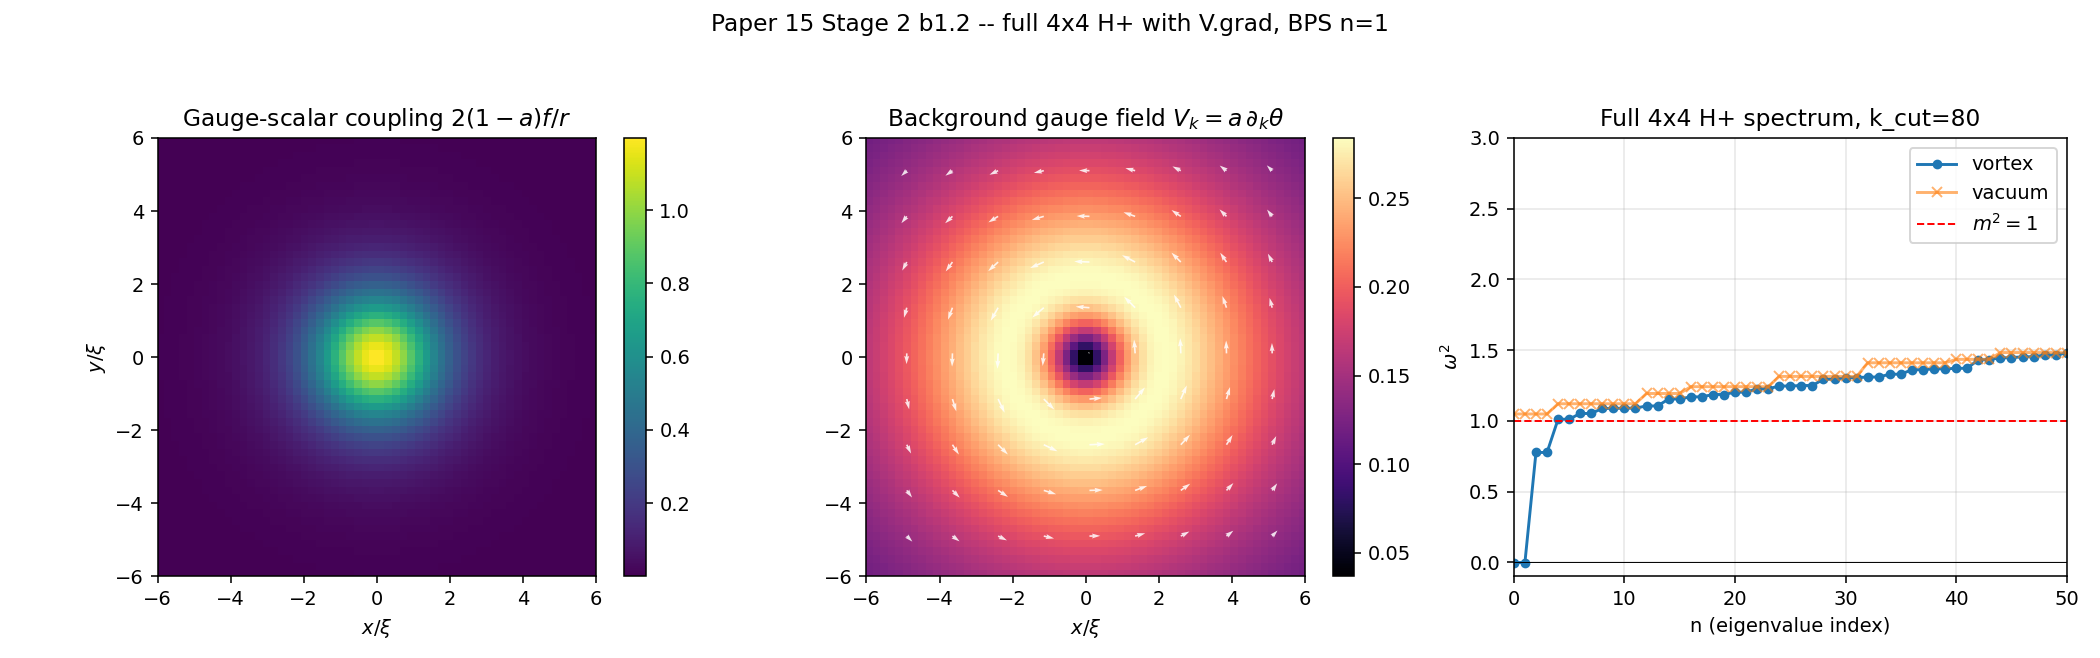

Recreate this plot in Python.
#!/usr/bin/env python3
"""
Stage 2 b1.2 — Full 4x4 coupled fluctuation operator H+ around a BPS
n=1 Nielsen-Olesen vortex, including the V_k*d_k scalar-phase coupling.

Extends b1.1 from a 2x2 sub-block ((a_1, psi_2) with 2(1-a)f/r coupling)
to the full 4-component H+ in the (a_1, a_2, psi_1, psi_2) Cartesian
basis of Alonso-Izquierdo, Garcia Fuertes, Mayado & Mateos Guilarte
(2016) PRD 94, 125003 (arXiv:1605.09175), Eq. (7).

Explicit form at BPS (D_1 psi_1 = D_2 psi_2 = (1-a)f/r,
D_1 psi_2 = D_2 psi_1 = 0, dk V_k = 0):

                 a_1         a_2          psi_1           psi_2
    a_1  [ -L + f2          0            0           2(1-a)f/r    ]
    a_2  [    0         -L + f2     -2(1-a)f/r           0        ]
    psi_1[    0       -2(1-a)f/r   -L + M2(r)       -2*V.grad     ]
    psi_2[ 2(1-a)f/r      0         +2*V.grad       -L + M2(r)    ]

where L = Delta (scalar Laplacian), M2(r) = (3 f^2 - 1)/2 + a^2/r^2,
and V.grad = V_k d_k with V_k the background U(1) gauge field.

New in b1.2 versus b1.1:
  * Full 4-component operator (not a 2x2 sub-block).
  * The 3-4 and 4-3 entries include the V.grad coupling; the matrix
    is no longer block-diagonal in (a_1, psi_2) / (a_2, psi_1).
  * Expect 2 translational zero modes (x- and y-translation) instead
    of the 1 in b1.1.
  * Discrete V.grad is symmetrized (V_k D_k + D_k V_k)/2 so the full
    H+ is exactly symmetric as a sparse matrix -- required for eigsh.

Vacuum comparison operator H0: -Delta * I_4 + diag(1,1,1,1), matching
the paper's H0 (page with Eq. (14) region). All four components are
decoupled at the topologically trivial vacuum (f=1, a=0, V=0).
"""

from __future__ import annotations

import sys
import time
from pathlib import Path

import matplotlib.pyplot as plt
import numpy as np
from scipy.sparse import bmat, csr_matrix, diags, eye as speye, kron
from scipy.sparse.linalg import eigsh

sys.path.insert(0, str(Path(__file__).parent))
from nwt_vortex_gravity_flat import solve_bps_profile


# =========================================================================
# 2D Cartesian background on [-L, L]^2 with N x N cell-centered grid.
# =========================================================================

def bps_background_2d(N: int, L: float):
    """Return (x, X, Y, r, dx, f, a, V1, V2, coupling, M2).

    f(r), a(r) from the BPS first-order solver, interpolated onto the grid.
    V1, V2 are the background gauge field components V_k = a(r) * d_k theta:
        V1 = -a * y/r^2,   V2 =  a * x/r^2.
    coupling = 2 (1-a) f / r  (off-diagonal gauge-scalar entry at BPS).
    M2 = (3 f^2 - 1)/2 + a^2/r^2  (scalar diagonal mass^2).
    """
    dx = 2.0 * L / N
    x = np.linspace(-L + dx / 2, L - dx / 2, N)
    X, Y = np.meshgrid(x, x, indexing="ij")
    r = np.sqrt(X * X + Y * Y)

    rho, f_p, a_p, _, _ = solve_bps_profile(
        rho_min=1e-3, rho_max=max(3.0 * L, 40.0),
        N=3000, dense=12000,
    )
    f = np.interp(r, rho, f_p, left=0.0, right=1.0)
    a = np.interp(r, rho, a_p, left=0.0, right=1.0)

    r_safe = np.maximum(r, dx * 0.5)
    V1 = -a * Y / (r_safe ** 2)
    V2 = +a * X / (r_safe ** 2)

    coupling = 2.0 * (1.0 - a) * f / r_safe
    M2 = 0.5 * (3.0 * f ** 2 - 1.0) + (a / r_safe) ** 2

    return x, X, Y, r, dx, f, a, V1, V2, coupling, M2


# =========================================================================
# Sparse differential operators on an N x N grid with Dirichlet BC.
# Flattened index: i * N + j, with i->x, j->y.
# =========================================================================

def laplacian_2d(N: int, dx: float) -> csr_matrix:
    """-Delta with Dirichlet BC, 5-point stencil."""
    e = np.ones(N)
    D1 = diags([-e[1:], 2 * e, -e[1:]], offsets=[-1, 0, 1],
               shape=(N, N), format="csr") / dx ** 2
    I = speye(N, format="csr")
    return kron(D1, I, format="csr") + kron(I, D1, format="csr")


def grad_2d(N: int, dx: float):
    """Centered-difference d_x and d_y with Dirichlet (zero) BC.

    Both are antisymmetric as sparse matrices, which is the continuum
    property d_x^dag = -d_x used in symmetrizing V.grad below.
    """
    e = np.ones(N - 1)
    d1 = diags([-e, e], offsets=[-1, 1], shape=(N, N),
               format="csr") / (2.0 * dx)
    I = speye(N, format="csr")
    Dx = kron(d1, I, format="csr")
    Dy = kron(I, d1, format="csr")
    return Dx, Dy


def v_dot_grad_symmetrized(V1: np.ndarray, V2: np.ndarray,
                           Dx: csr_matrix, Dy: csr_matrix) -> csr_matrix:
    """Symmetrized V.grad = (V_k D_k + D_k V_k) / 2.

    As a continuum operator V_k d_k is *anti*-self-adjoint when d_k V_k = 0
    (the BPS condition for the background V). The symmetrized discrete form

        A = ( diag(V) Dk + Dk diag(V) ) / 2

    is exactly antisymmetric on the grid (A^T = -A), independent of how well
    d_k V_k vanishes numerically, so the full H+ stays exactly symmetric
    when entered as -2*A at (3,4) and +2*A at (4,3).
    """
    V1d = diags(V1.ravel(), format="csr")
    V2d = diags(V2.ravel(), format="csr")
    return 0.5 * (V1d @ Dx + Dx @ V1d + V2d @ Dy + Dy @ V2d)


# =========================================================================
# Assemble the full 4x4 H+.
# =========================================================================

def build_Hplus(N: int, dx: float, f: np.ndarray, a: np.ndarray,
                V1: np.ndarray, V2: np.ndarray,
                coupling: np.ndarray, M2: np.ndarray,
                mode: str) -> csr_matrix:
    """Assemble H+ as a sparse 4N^2 x 4N^2 matrix.

    mode = 'vortex': Alonso-Izquierdo Eq. (7) at the BPS background.
    mode = 'vacuum': H0 = -Delta * I_4 + diag(1,1,1,1). All 4 blocks
                     decoupled, matches Eq. (14) vacuum operator.
    """
    L2 = laplacian_2d(N, dx)
    Dx, Dy = grad_2d(N, dx)
    N2 = N * N
    zero = csr_matrix((N2, N2))

    if mode == "vortex":
        f2 = (f ** 2).ravel()
        M2_flat = M2.ravel()
        coup = coupling.ravel()
        Vgrad = v_dot_grad_symmetrized(V1, V2, Dx, Dy)

        H11 = L2 + diags(f2)
        H22 = L2 + diags(f2)
        H33 = L2 + diags(M2_flat)
        H44 = L2 + diags(M2_flat)

        H14 = diags(coup)          # a_1 <-> psi_2 : +2(1-a)f/r
        H23 = -diags(coup)         # a_2 <-> psi_1 : -2(1-a)f/r
        H34 = -2.0 * Vgrad         # psi_1 <-> psi_2 : -2 V.grad
        H43 = +2.0 * Vgrad         # psi_2 <-> psi_1 : +2 V.grad

        H = bmat([
            [H11, zero, zero, H14],
            [zero, H22, H23, zero],
            [zero, H23, H33, H34],
            [H14, zero, H43, H44],
        ], format="csr")
    elif mode == "vacuum":
        I4 = speye(N2, format="csr")
        H11 = L2 + I4
        H = bmat([
            [H11, zero, zero, zero],
            [zero, H11, zero, zero],
            [zero, zero, H11, zero],
            [zero, zero, zero, H11],
        ], format="csr")
    else:
        raise ValueError(mode)

    return H


def check_symmetry(H: csr_matrix, label: str) -> None:
    diff = H - H.T
    norm = np.abs(diff).max() if diff.nnz > 0 else 0.0
    print(f"    |H - H^T|_max ({label}) = {norm:.3e}")


# =========================================================================
# Main.
# =========================================================================

def main():
    print("=" * 72)
    print(" b1.2  --  Full 4x4 H+ including V.grad coupling")
    print(" Alonso-Izquierdo et al. PRD 94, 125003 (2016), Eq. (7), at BPS")
    print("=" * 72)

    N = 96
    L = 10.0

    x, X, Y, r, dx, f, a, V1, V2, coupling, M2 = bps_background_2d(N, L)
    print(f"\n[1] Grid: {N}^2 on [{-L:.1f},{L:.1f}]^2,  dx={dx:.4f}"
          f"  ({1.0/dx:.1f} pts/xi)")
    print(f"    BPS profile check:")
    print(f"      f(core)={f[N//2,N//2]:.3e}  f(edge)={f[0,0]:.4f}"
          f"  (expect 0 / ->1)")
    print(f"      a(core)={a[N//2,N//2]:.3e}  a(edge)={a[0,0]:.4f}"
          f"  (expect 0 / ->1)")
    print(f"      max|V_k|={max(np.abs(V1).max(), np.abs(V2).max()):.3f}"
          f"  max|coupling|={np.abs(coupling).max():.3f}")

    t0 = time.time()
    Hv = build_Hplus(N, dx, f, a, V1, V2, coupling, M2, mode="vortex")
    t_vort = time.time() - t0
    t0 = time.time()
    H0 = build_Hplus(N, dx, f, a, V1, V2, coupling, M2, mode="vacuum")
    t_vac = time.time() - t0
    print(f"\n[2] Operators built:")
    print(f"    vortex H+: shape {Hv.shape}, nnz={Hv.nnz}, {t_vort:.2f}s")
    print(f"    vacuum H0: shape {H0.shape}, nnz={H0.nnz}, {t_vac:.2f}s")
    check_symmetry(Hv, "vortex")
    check_symmetry(H0, "vacuum")

    # --- Diagonalize -----------------------------------------------------
    k_eigen = 80
    print(f"\n[3] Diagonalizing lowest {k_eigen} eigenvalues...")
    t0 = time.time()
    w2_v = eigsh(Hv, k=k_eigen, which="SA", return_eigenvectors=False)
    w2_v.sort()
    print(f"    vortex: {time.time()-t0:.2f}s")
    t0 = time.time()
    w2_0 = eigsh(H0, k=k_eigen, which="SA", return_eigenvectors=False)
    w2_0.sort()
    print(f"    vacuum: {time.time()-t0:.2f}s")

    # --- Zero-mode inspection -------------------------------------------
    print(f"\n[4] Lowest 12 vortex eigenvalues (expect TWO near-zero for "
          f"x- and y-translation):")
    n_near_zero = 0
    for i, v in enumerate(w2_v[:12]):
        tag = ""
        if abs(v) < 0.02:
            tag = "  <-- ZERO MODE"
            n_near_zero += 1
        elif 0.0 < v < 1.0:
            tag = "  (bound, omega^2 < m^2=1)"
        print(f"    n={i:>2d}:  omega^2 = {v:+12.6e}{tag}")
    print(f"\n    Zero modes found: {n_near_zero}  (expected: 2 for n=1 BPS)")

    print(f"\n    Lowest 12 vacuum eigenvalues (expect threshold at 1):")
    for i, v in enumerate(w2_0[:12]):
        print(f"    n={i:>2d}:  omega^2 = {v:+12.6e}")

    # --- Casimir partial sum --------------------------------------------
    # Zero modes must be subtracted: they are collective coordinates and
    # contribute via the Jacobian, not via (1/2) omega. For a first cut we
    # set omega=0 for the (bogus negative) near-zero entries.
    w2_v_clip = np.where(np.abs(w2_v) < 0.02, 0.0, w2_v)
    w2_v_clip = np.maximum(w2_v_clip, 0.0)
    w2_0_clip = np.maximum(w2_0, 0.0)
    omega_v = np.sqrt(w2_v_clip)
    omega_0 = np.sqrt(w2_0_clip)
    diff = omega_v - omega_0
    S = 0.5 * diff.sum()
    # Compare to b1.1: 2 * (-0.95) = -1.90 (full two-block sum).
    print(f"\n[5] Casimir partial sum (raw, UV-unregulated, k_cut={k_eigen}):")
    print(f"    (1/2) sum_n (omega_vortex - omega_vacuum) = {S:+.4f}")
    print(f"    b1.1 reference (2x2 block doubled):         -1.9000")
    print(f"    Difference attributable to V.grad + full coupling:"
          f"  {S - (-1.90):+.4f}")

    # --- Plots -----------------------------------------------------------
    fig, axes = plt.subplots(1, 3, figsize=(15, 4.7))

    ax = axes[0]
    im = ax.pcolormesh(X, Y, coupling, shading="auto", cmap="viridis")
    ax.set_aspect("equal"); ax.set_xlim(-6, 6); ax.set_ylim(-6, 6)
    ax.set_title(r"Gauge-scalar coupling $2(1-a)f/r$")
    ax.set_xlabel(r"$x/\xi$"); ax.set_ylabel(r"$y/\xi$")
    plt.colorbar(im, ax=ax, fraction=0.046)

    ax = axes[1]
    # V_k quiver over the coupling magnitude
    speed = np.sqrt(V1 ** 2 + V2 ** 2)
    im = ax.pcolormesh(X, Y, speed, shading="auto", cmap="magma")
    step = max(1, N // 16)
    ax.quiver(X[::step, ::step], Y[::step, ::step],
              V1[::step, ::step], V2[::step, ::step],
              color="white", alpha=0.85, scale=8)
    ax.set_aspect("equal"); ax.set_xlim(-6, 6); ax.set_ylim(-6, 6)
    ax.set_title(r"Background gauge field $V_k = a\,\partial_k\theta$")
    ax.set_xlabel(r"$x/\xi$")
    plt.colorbar(im, ax=ax, fraction=0.046)

    ax = axes[2]
    ax.plot(np.arange(len(w2_v)), w2_v, "o-", ms=4, label="vortex")
    ax.plot(np.arange(len(w2_0)), w2_0, "x-", ms=5, alpha=0.6,
            label="vacuum")
    ax.axhline(0.0, color="k", lw=0.5)
    ax.axhline(1.0, color="r", ls="--", lw=1.0, label=r"$m^2=1$")
    ax.set_xlabel("n (eigenvalue index)")
    ax.set_ylabel(r"$\omega^2$")
    ax.set_title(f"Full 4x4 H+ spectrum, k_cut={k_eigen}")
    ax.legend(); ax.grid(alpha=0.3)
    ax.set_ylim(-0.1, 3.0); ax.set_xlim(0, 50)

    fig.suptitle("Paper 15 Stage 2 b1.2 -- full 4x4 H+ with V.grad, "
                 "BPS n=1", fontsize=12)
    fig.tight_layout(rect=[0, 0, 1, 0.94])
    out = Path(__file__).parent / "nwt_vortex_fluctuations_b1_2.png"
    fig.savefig(out, dpi=140)
    print(f"\n[6] Plot: {out}")


if __name__ == "__main__":
    main()
